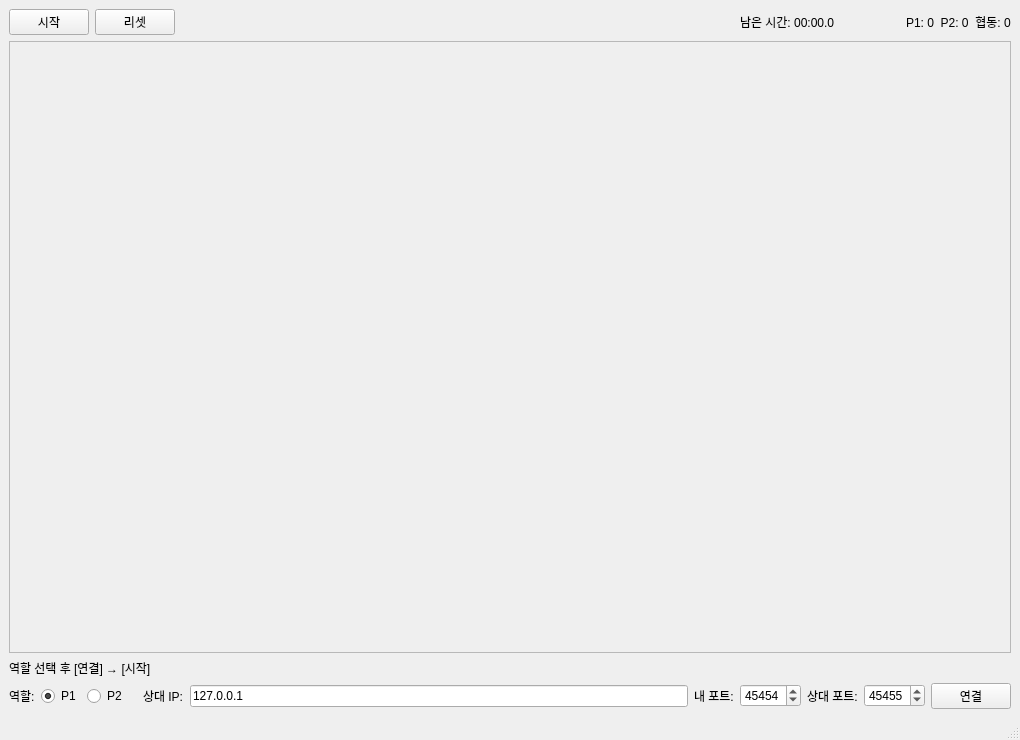
<?xml version="1.0" encoding="UTF-8"?>
<ui version="4.0">
 <class>MainWindow</class>
 <widget class="QMainWindow" name="MainWindow">
  <property name="geometry">
   <rect>
    <x>0</x>
    <y>0</y>
    <width>1020</width>
    <height>740</height>
   </rect>
  </property>
  <property name="windowTitle">
   <string>가이드 이미지 따라 그리기 (UDP 동기화 + 타임어택)</string>
  </property>
  <widget class="QWidget" name="centralwidget">
   <layout class="QVBoxLayout" name="verticalLayout">
    <item>
     <layout class="QHBoxLayout" name="topControlLayout">
      <item>
       <widget class="QPushButton" name="btnStart">
        <property name="text">
         <string>시작</string>
        </property>
       </widget>
      </item>
      <item>
       <widget class="QPushButton" name="btnReset">
        <property name="text">
         <string>리셋</string>
        </property>
       </widget>
      </item>
      <item>
       <spacer name="horizontalSpacer">
        <property name="orientation">
         <enum>Qt::Horizontal</enum>
        </property>
        <property name="sizeType">
         <enum>QSizePolicy::Expanding</enum>
        </property>
        <property name="sizeHint" stdset="0">
         <size>
          <width>40</width>
          <height>20</height>
         </size>
        </property>
       </spacer>
      </item>
      <item>
       <widget class="QLabel" name="labelTimer">
        <property name="minimumSize">
         <size>
          <width>160</width>
          <height>0</height>
         </size>
        </property>
        <property name="text">
         <string>남은 시간: 00:00.0</string>
        </property>
       </widget>
      </item>
      <item>
       <widget class="QLabel" name="labelScore">
        <property name="text">
         <string>P1: 0  P2: 0  협동: 0</string>
        </property>
       </widget>
      </item>
     </layout>
    </item>
    <item>
     <widget class="DrawingCanvas" name="drawingCanvas">
      <property name="sizePolicy">
       <sizepolicy hsizetype="Expanding" vsizetype="Expanding">
        <horstretch>0</horstretch>
        <verstretch>1</verstretch>
       </sizepolicy>
      </property>
      <property name="frameShape">
       <enum>QFrame::StyledPanel</enum>
      </property>
     </widget>
    </item>
    <item>
     <widget class="QLabel" name="labelStatus">
      <property name="text">
       <string>역할 선택 후 [연결] → [시작]</string>
      </property>
     </widget>
    </item>
    <item>
     <layout class="QHBoxLayout" name="networkLayout">
      <item>
       <widget class="QLabel" name="labelRole">
        <property name="text">
         <string>역할:</string>
        </property>
       </widget>
      </item>
      <item>
       <widget class="QRadioButton" name="rbP1">
        <property name="text">
         <string>P1</string>
        </property>
        <property name="checked">
         <bool>true</bool>
        </property>
       </widget>
      </item>
      <item>
       <widget class="QRadioButton" name="rbP2">
        <property name="text">
         <string>P2</string>
        </property>
       </widget>
      </item>
      <item>
       <spacer name="horizontalSpacer_2">
        <property name="orientation">
         <enum>Qt::Horizontal</enum>
        </property>
        <property name="sizeType">
         <enum>QSizePolicy::Fixed</enum>
        </property>
        <property name="sizeHint" stdset="0">
         <size>
          <width>10</width>
          <height>20</height>
         </size>
        </property>
       </spacer>
      </item>
      <item>
       <widget class="QLabel" name="labelPeerIp">
        <property name="text">
         <string>상대 IP:</string>
        </property>
       </widget>
      </item>
      <item>
       <widget class="QLineEdit" name="editPeerIp">
        <property name="text">
         <string>127.0.0.1</string>
        </property>
       </widget>
      </item>
      <item>
       <widget class="QLabel" name="labelLocalPort">
        <property name="text">
         <string>내 포트:</string>
        </property>
       </widget>
      </item>
      <item>
       <widget class="QSpinBox" name="spinLocalPort">
        <property name="minimum">
         <number>1024</number>
        </property>
        <property name="maximum">
         <number>65535</number>
        </property>
        <property name="value">
         <number>45454</number>
        </property>
       </widget>
      </item>
      <item>
       <widget class="QLabel" name="labelPeerPort">
        <property name="text">
         <string>상대 포트:</string>
        </property>
       </widget>
      </item>
      <item>
       <widget class="QSpinBox" name="spinPeerPort">
        <property name="minimum">
         <number>1024</number>
        </property>
        <property name="maximum">
         <number>65535</number>
        </property>
        <property name="value">
         <number>45455</number>
        </property>
       </widget>
      </item>
      <item>
       <widget class="QPushButton" name="btnConnect">
        <property name="text">
         <string>연결</string>
        </property>
       </widget>
      </item>
     </layout>
    </item>
   </layout>
  </widget>
  <widget class="QMenuBar" name="menubar">
   <property name="geometry">
    <rect>
     <x>0</x>
     <y>0</y>
     <width>1020</width>
     <height>22</height>
    </rect>
   </property>
  </widget>
  <widget class="QStatusBar" name="statusbar"/>
 </widget>
 <customwidgets>
  <customwidget>
   <class>DrawingCanvas</class>
   <extends>QFrame</extends>
   <header>drawingcanvas.h</header>
   <container>1</container>
  </customwidget>
 </customwidgets>
 <resources/>
 <connections/>
</ui>
